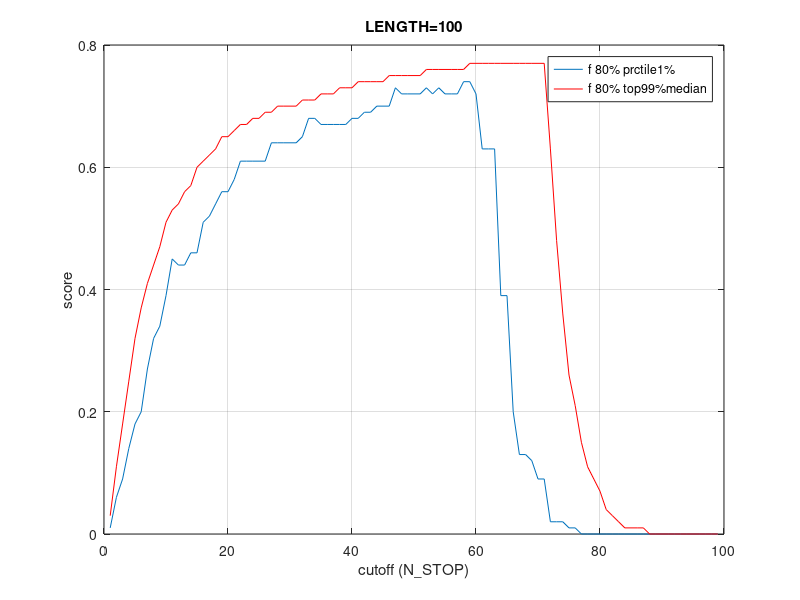

MATLAB code for this plot:
figure; plot([ 0.0100 0.0600 0.0900 0.1400 0.1800 0.2000 0.2700 0.3200 0.3400 0.3900 0.4500 0.4400 0.4400 0.4600 0.4600 0.5100 0.5200 0.5400 0.5600 0.5600 0.5800 0.6100 0.6100 0.6100 0.6100 0.6100 0.6400 0.6400 0.6400 0.6400 0.6400 0.6500 0.6800 0.6800 0.6700 0.6700 0.6700 0.6700 0.6700 0.6800 0.6800 0.6900 0.6900 0.7000 0.7000 0.7000 0.7300 0.7200 0.7200 0.7200 0.7200 0.7300 0.7200 0.7300 0.7200 0.7200 0.7200 0.7400 0.7400 0.7200 0.6300 0.6300 0.6300 0.3900 0.3900 0.2000 0.1300 0.1300 0.1200 0.0900 0.0900 0.0200 0.0200 0.0200 0.0100 0.0100 0.0000 0.0000 0.0000 0.0000 0.0000 0.0000 0.0000 0.0000 0.0000 0.0000 0.0000 0.0000 0.0000 0.0000 0.0000 0.0000 0.0000 0.0000 0.0000 0.0000 0.0000 0.0000 0.0000 nan ]);
hold on; plot([ 0.0300 0.1100 0.1800 0.2500 0.3200 0.3700 0.4100 0.4400 0.4700 0.5100 0.5300 0.5400 0.5600 0.5700 0.6000 0.6100 0.6200 0.6300 0.6500 0.6500 0.6600 0.6700 0.6700 0.6800 0.6800 0.6900 0.6900 0.7000 0.7000 0.7000 0.7000 0.7100 0.7100 0.7100 0.7200 0.7200 0.7200 0.7300 0.7300 0.7300 0.7400 0.7400 0.7400 0.7400 0.7400 0.7500 0.7500 0.7500 0.7500 0.7500 0.7500 0.7600 0.7600 0.7600 0.7600 0.7600 0.7600 0.7600 0.7700 0.7700 0.7700 0.7700 0.7700 0.7700 0.7700 0.7700 0.7700 0.7700 0.7700 0.7700 0.7700 0.6300 0.4800 0.3600 0.2600 0.2100 0.1500 0.1100 0.0900 0.0700 0.0400 0.0300 0.0200 0.0100 0.0100 0.0100 0.0100 0.0000 0.0000 0.0000 0.0000 0.0000 0.0000 0.0000 0.0000 0.0000 0.0000 0.0000 0.0000 nan ],'r');
legend('f 80% prctile1%', 'f 80% top99%median');
grid;
xlabel('cutoff (N\_STOP)');
ylabel('score');
title('LENGTH=100');

